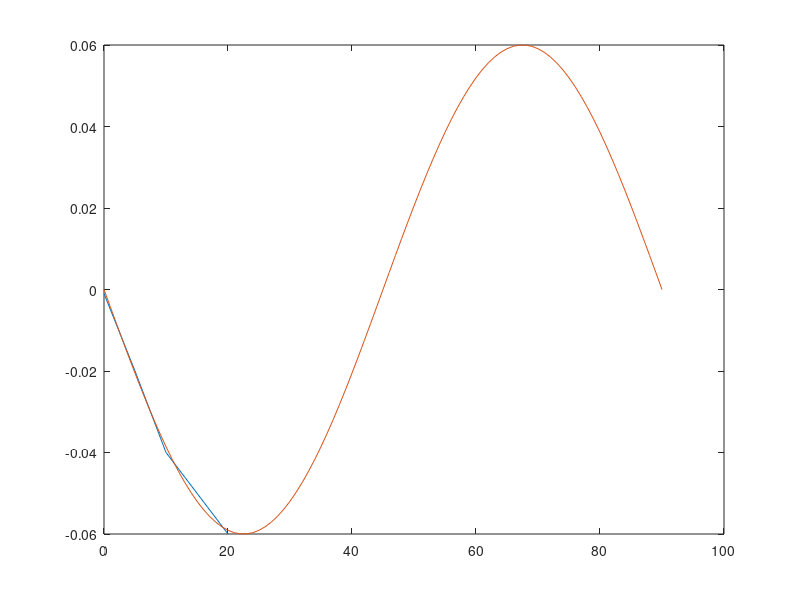

Recreate this plot in MATLAB.
clc; clear; close all

alpha = [0 5 10 15 20];
Cy = [0 0.15 0.28 0.42 0.53] ;
Cx = [0.24 0.22 0.185 0.13 0.04];
Mz = [-0.001 -0.02 -0.04 -0.05 -0.06];

A = 0:90;
Mzfit = -0.06*sind(4.*A);% + Mz2*cosd(A);
Cyfit = 0.83*sind(2.*A);
Cxfit = 0.24*cosd(4.*A);

plot(alpha,Mz,A,Mzfit)

